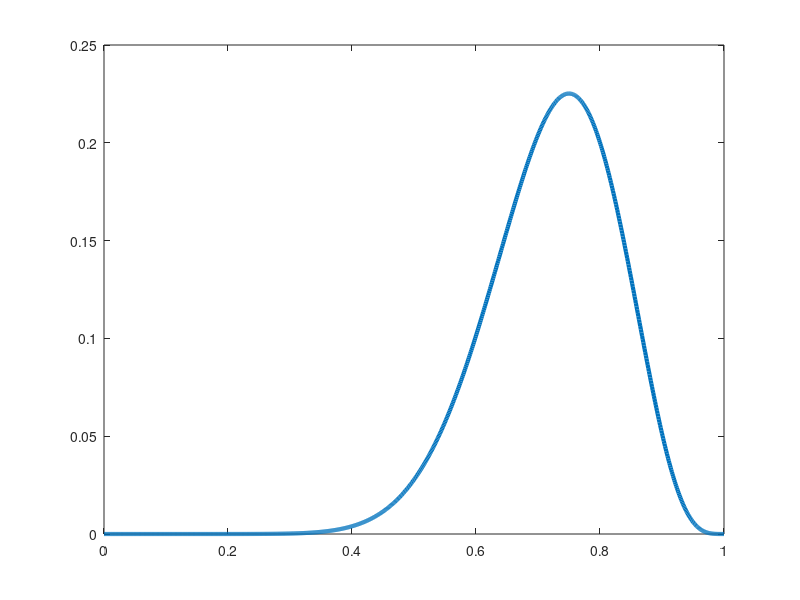

This figure's MATLAB source:
head_prob = linspace(0,1,1000);
sample_prob = zeros(1,1000);
for i=1:1000
    sample_prob(i)=nchoosek(16,12)*(head_prob(i)^12)*((1-head_prob(i))^4);
end

plot(head_prob,sample_prob,'LineWidth',3)